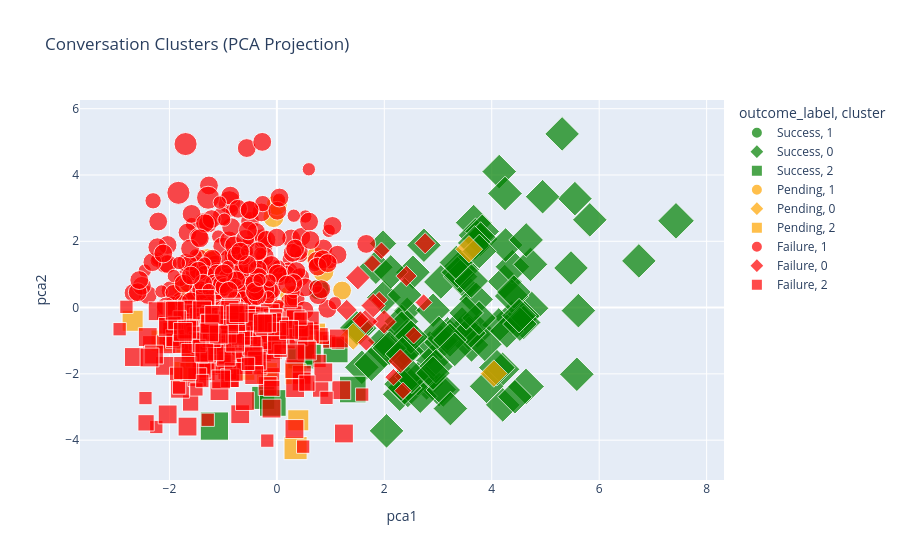

Notebook cell for this chart:
### Code cell
# PCA Visualization
if DATA_LOADED and len(metrics_df) >= 10 and 'X_scaled' in dir() and 'cluster' in metrics_df.columns:
    try:
        pca = PCA(n_components=2)
        X_pca = pca.fit_transform(X_scaled)
        
        metrics_df['pca1'] = X_pca[:, 0]
        metrics_df['pca2'] = X_pca[:, 1]
        
        fig = px.scatter(metrics_df, x='pca1', y='pca2', color='outcome_label',
                         symbol='cluster', size='score',
                         title='Conversation Clusters (PCA Projection)',
                         color_discrete_map={'Success': 'green', 'Failure': 'red', 'Pending': 'orange', 'Error': 'gray'})
        fig.show()
    except Exception as e:
        print(f"⚠️ PCA visualization failed: {e}")
else:
    print("⚠️ Need cluster data for PCA visualization")

### Figure 1 — Plotly figure (JSON) as saved in the notebook; plotly's stock layout.template omitted (floating-point values rounded to 4 significant figures; data arrays with more than 128 entries replaced by an {"elided": "..."} marker saying what was removed)
{"data": [{"hovertemplate": "outcome_label=Success<br>cluster=1<br>pca1=%{x}<br>pca2=%{y}<br>score=%{marker.size}<extra></extra>", "legendgroup": "Success, 1", "marker": {"color": "green", "size": [5, 5], "sizemode": "area", "sizeref": 0.0225, "symbol": "circle"}, "mode": "markers", "name": "Success, 1", "orientation": "v", "showlegend": true, "type": "scatter", "x": [-0.386, 0.7805], "xaxis": "x", "y": [0.6689, 0.5483], "yaxis": "y"}, {"hovertemplate": "outcome_label=Success<br>cluster=0<br>pca1=%{x}<br>pca2=%{y}<br>score=%{marker.size}<extra></extra>", "legendgroup": "Success, 0", "marker": {"color": "green", "size": [5, 5, 5, 8, 8, 8, 8, 8, 8, 8, 8, 8, 8, 8, 8, 8, 8, 8, 9, 9, 8, 8, 8, 8, 8, 8, 8, 8, 8, 8, 8, 8, 8, 8, 8, 8, 8, 8, 8, 8, 8, 8, 8, 8, 8, 8, 7, 8, 8, 8, 8, 8, 9, 8, 8, 8, 8, 8, 8, 8, 8, 8, 8, 8, 8, 8, 8, 8, 8, 8, 8, 8, 9, 8, 8, 8, 8, 8, 8, 8, 8, 8, 8, 8, 8, 8, 8, 8, 8, 8, 8, 8, 8, 8, 8, 8, 8, 8, 8, 8], "sizemode": "area", "sizeref": 0.0225, "symbol": "diamond"}, "mode": "markers", "name": "Success, 0", "orientation": "v", "showlegend": true, "type": "scatter", "x": [1.976, 2.427, 3.519, 2.849, 4.373, 2.287, 3.73, 4.202, 3.623, 2.908, 3.427, 1.996, 2.015, 1.843, 2.042, 1.582, 2.787, 4.139, 4.637, 3.663, 3.057, 3.697, 2.438, 2.533, 3.448, 3.822, 1.541, 1.992, 2.32, 4.242, 3.903, 3.02, 3.793, 3.053, 2.376, 5.825, 3.511, 2.624, 2.12, 5.548, 3.683, 2.669, 4.247, 4.205, 2.376, 3.42, 3.358, 2.419, 3.342, 2.426, 3.097, 4.742, 7.43, 6.739, 3.178, 2.312, 2.32, 2.909, 4.573, 3.447, 5.584, 3.71, 4.385, 3.016, 2.323, 4.594, 4.371, 4.721, 5.613, 4.431, 2.96, 4.13, 4.096, 2.496, 4.412, 2.378, 3.871, 4.258, 3.574, 3.231, 3.619, 4.282, 2.513, 5.31, 4.641, 1.759, 2.093, 4.523, 2.907, 4.51, 3.764, 3.222, 1.487, 4.947, 5.475, 2.339, 3.312, 3.524, 3.768, 2.738], "xaxis": "x", "y": [1.933, -0.09413, 0.6269, -1.218, -0.3082, -2.615, -0.7035, -1.862, -1.127, -1.599, 1.249, -1.309, -0.9942, 1.218, -3.72, -1.802, -2.273, 4.102, -2.381, 2.562, -1.051, 2.18, -2.499, 1.066, 1.15, 2.298, -0.6235, 0.3072, -0.4168, 0.7845, -2.377, -2.472, 2.066, 0.774, -2.167, 2.648, -0.6324, -2.148, 1.076, 3.287, 1.949, -2.674, 3.442, -2.935, -2.42, 0.9337, 1.062, -1.321, 1.359, -0.879, -2.486, -0.01981, 2.617, 1.408, -0.7936, -2.309, -1.461, -0.08075, -0.2545, -0.4945, -2.012, 0.2485, 1.233, -0.7718, -0.6218, -0.4475, 0.3469, 1.304, -0.09239, -2.691, -1.778, -0.5239, -1.811, -0.8879, 0.4697, 0.3824, -1.108, 1.888, -0.7703, -3.047, 0.8027, -0.7076, -2.073, 5.24, 2.04, -1.707, -1.225, -0.4982, -1.977, -0.243, -0.3152, -0.9776, -0.6142, 3.344, 1.195, -1.399, -1.26, -0.1606, 1.693, 1.881], "yaxis": "y"}, {"hovertemplate": "outcome_label=Success<br>cluster=2<br>pca1=%{x}<br>pca2=%{y}<br>score=%{marker.size}<extra></extra>", "legendgroup": "Success, 2", "marker": {"color": "green", "size": [9, 6, 7, 8, 8, 7, 8], "sizemode": "area", "sizeref": 0.0225, "symbol": "square"}, "mode": "markers", "name": "Success, 2", "orientation": "v", "showlegend": true, "type": "scatter", "x": [-1.163, -0.2532, 0.5956, -0.07481, 1.414, 1.093, 0.4512], "xaxis": "x", "y": [-3.575, -2.724, -1.34, -2.878, -2.472, -1.29, -1.449], "yaxis": "y"}, {"hovertemplate": "outcome_label=Pending<br>cluster=1<br>pca1=%{x}<br>pca2=%{y}<br>score=%{marker.size}<extra></extra>", "legendgroup": "Pending, 1", "marker": {"color": "orange", "size": [4, 5, 5, 5, 5, 4, 5, 5, 5, 4, 5, 5], "sizemode": "area", "sizeref": 0.0225, "symbol": "circle"}, "mode": "markers", "name": "Pending, 1", "orientation": "v", "showlegend": true, "type": "scatter", "x": [1.214, 0.7305, 0.8658, -0.7484, -1.018, 0.2281, -1.762, -0.06432, -0.002214, -0.6744, -1.295, -0.103], "xaxis": "x", "y": [0.5145, 1.511, 1.082, 0.606, 0.9338, 0.3797, 0.6593, 2.731, 3.096, -0.005396, 1.461, 1.005], "yaxis": "y"}, {"hovertemplate": "outcome_label=Pending<br>cluster=0<br>pca1=%{x}<br>pca2=%{y}<br>score=%{marker.size}<extra></extra>", "legendgroup": "Pending, 0", "marker": {"color": "orange", "size": [5, 5, 5], "sizemode": "area", "sizeref": 0.0225, "symbol": "diamond"}, "mode": "markers", "name": "Pending, 0", "orientation": "v", "showlegend": true, "type": "scatter", "x": [4.039, 3.576, 1.421], "xaxis": "x", "y": [-1.991, 1.759, -0.8733], "yaxis": "y"}, {"hovertemplate": "outcome_label=Pending<br>cluster=2<br>pca1=%{x}<br>pca2=%{y}<br>score=%{marker.size}<extra></extra>", "legendgroup": "Pending, 2", "marker": {"color": "orange", "size": [6, 5, 5, 5, 5, 5, 5, 5, 5, 5, 5, 5, 5, 5, 5, 5, 4, 5, 5], "sizemode": "area", "sizeref": 0.0225, "symbol": "square"}, "mode": "markers", "name": "Pending, 2", "orientation": "v", "showlegend": true, "type": "scatter", "x": [0.3485, 0.3482, -0.1381, -0.604, -1.137, 0.399, 0.0008246, -0.9464, -1.572, -2.147, -1.707, -1.68, -1.813, -1.746, 0.7112, -0.1851, -1.683, -1.512, -2.685], "xaxis": "x", "y": [-4.239, -2.008, -0.857, -1.877, -1.683, -3.401, -0.07469, -1.244, -0.2932, -0.9932, 0.273, -1.046, -0.485, -1.942, -0.7853, -1.976, -0.0676, -1.482, -0.3976], "yaxis": "y"}, {"hovertemplate": "outcome_label=Failure<br>cluster=1<br>pca1=%{x}<br>pca2=%{y}<br>score=%{marker.size}<extra></extra>", "legendgroup": "Failure, 1", "marker": {"color": "red", "size": {"elided": "244 int values"}, "sizemode": "area", "sizeref": 0.0225, "symbol": "circle"}, "mode": "markers", "name": "Failure, 1", "orientation": "v", "showlegend": true, "type": "scatter", "x": {"elided": "244 float values"}, "xaxis": "x", "y": {"elided": "244 float values"}, "yaxis": "y"}, {"hovertemplate": "outcome_label=Failure<br>cluster=0<br>pca1=%{x}<br>pca2=%{y}<br>score=%{marker.size}<extra></extra>", "legendgroup": "Failure, 0", "marker": {"color": "red", "size": [3, 2, 3, 4, 2, 4, 2, 2, 2, 2, 4, 2, 2, 3, 2, 4, 4], "sizemode": "area", "sizeref": 0.0225, "symbol": "diamond"}, "mode": "markers", "name": "Failure, 0", "orientation": "v", "showlegend": true, "type": "scatter", "x": [2.761, 2.733, 2.412, 1.998, 2.171, 1.652, 1.904, 2.547, 1.554, 1.664, 2.298, 2.348, 1.778, 1.3, 1.947, 1.794, 1.508], "xaxis": "x", "y": [1.939, 0.1528, 0.9511, -0.4312, -2.098, -0.4214, 0.227, -0.8376, -0.3551, -1.05, -1.615, -2.51, 1.329, -0.07237, 1.716, 0.05943, 0.9039], "yaxis": "y"}, {"hovertemplate": "outcome_label=Failure<br>cluster=2<br>pca1=%{x}<br>pca2=%{y}<br>score=%{marker.size}<extra></extra>", "legendgroup": "Failure, 2", "marker": {"color": "red", "size": {"elided": "230 int values"}, "sizemode": "area", "sizeref": 0.0225, "symbol": "square"}, "mode": "markers", "name": "Failure, 2", "orientation": "v", "showlegend": true, "type": "scatter", "x": {"elided": "230 float values"}, "xaxis": "x", "y": {"elided": "230 float values"}, "yaxis": "y"}], "layout": {"legend": {"itemsizing": "constant", "title": {"text": "outcome_label, cluster"}, "tracegroupgap": 0}, "title": {"text": "Conversation Clusters (PCA Projection)"}, "xaxis": {"anchor": "y", "domain": [0, 1], "title": {"text": "pca1"}}, "yaxis": {"anchor": "x", "domain": [0, 1], "title": {"text": "pca2"}}}}
